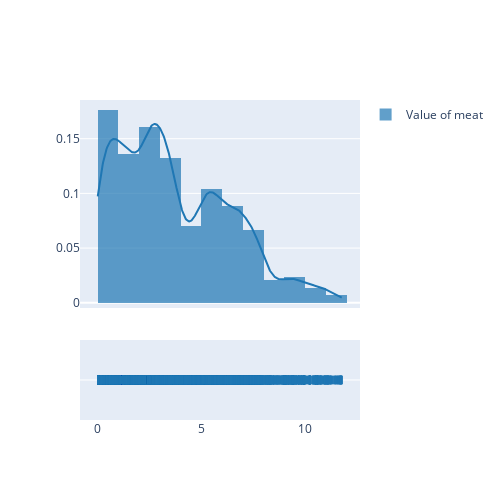

The notebook cell this image was saved under:
### Markdown cell above
We can see that different location data that is available and the division of kg and tonne in measure column

### Code cell
hist_data = meat_data['Value']
fig = ff.create_distplot([np.log1p(hist_data)],['Value of meat'],bin_size = [1])
fig.update_layout(height =500,width =500)
fig.show()

### Figure 1 — Plotly figure (JSON) as saved in the notebook; plotly's stock layout.template omitted (floating-point values rounded to 4 significant figures; data arrays with more than 128 entries replaced by an {"elided": "..."} marker saying what was removed)
{"data": [{"autobinx": false, "histnorm": "probability density", "legendgroup": "Value of meat", "marker": {"color": "rgb(31, 119, 180)"}, "name": "Value of meat", "opacity": 0.7, "type": "histogram", "x": {"elided": "13760 float values"}, "xaxis": "x", "xbins": {"end": 11.79, "size": 1, "start": 1.669e-09}, "yaxis": "y"}, {"legendgroup": "Value of meat", "marker": {"color": "rgb(31, 119, 180)"}, "mode": "lines", "name": "Value of meat", "showlegend": false, "type": "scatter", "x": {"elided": "500 float values"}, "xaxis": "x", "y": {"elided": "500 float values"}, "yaxis": "y"}, {"legendgroup": "Value of meat", "marker": {"color": "rgb(31, 119, 180)", "symbol": "line-ns-open"}, "mode": "markers", "name": "Value of meat", "showlegend": false, "type": "scatter", "x": {"elided": "13760 float values"}, "xaxis": "x", "y": {"elided": "13760 str values"}, "yaxis": "y2"}], "layout": {"barmode": "overlay", "height": 500, "hovermode": "closest", "legend": {"traceorder": "reversed"}, "width": 500, "xaxis": {"anchor": "y2", "domain": [0, 1], "zeroline": false}, "yaxis": {"anchor": "free", "domain": [0.35, 1], "position": 0}, "yaxis2": {"anchor": "x", "domain": [0, 0.25], "dtick": 1, "showticklabels": false}}}
